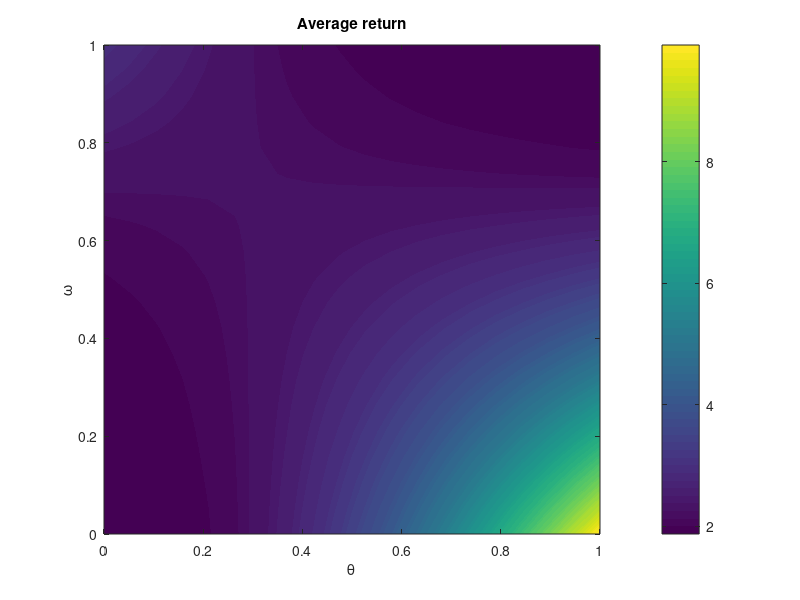
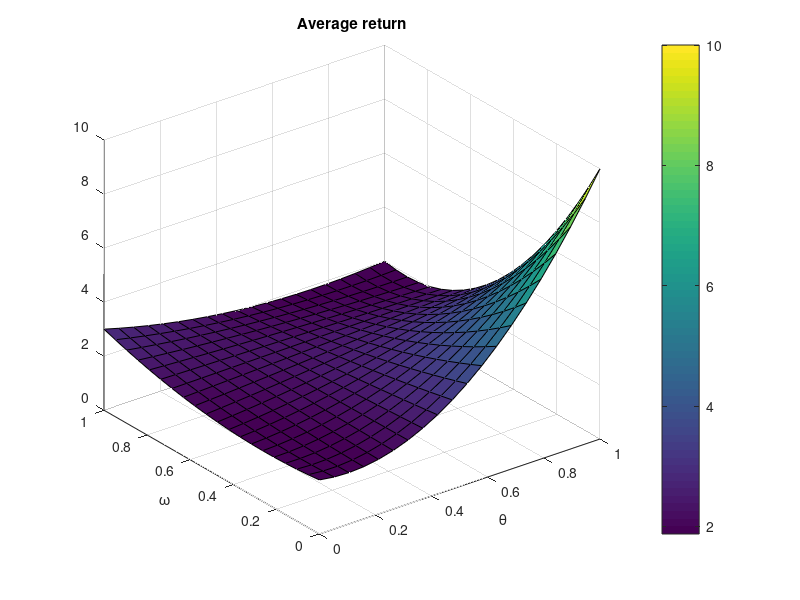

These figures' MATLAB source, in order: (Note: this script raises an error after producing the figures.)
clear all
close all
clc

par = 0.5;

low = 2;
high1 = 10;
high2 = 8;

R = [[low, 0]; 
     [low, 0];
     [low, high1];
     [low, high2]];

     
fP = @(omega) [[omega, 1-omega];
                 [1-omega*par, omega*par];
                 [omega, 1-omega];
                 [1-omega*par, omega*par]];

fpi = @(theta) [[theta, 1-theta, 0, 0];      
                [0, 0, theta, 1-theta]];

fpi2 = @(theta) [[theta, 1-theta]; 
                 [theta, 1-theta]];
  
n_states = 2;
n_actions = 2;
%% Plot of the avg reward

n = 20;
T = linspace(0, 1, n);
O = linspace(0, 1, n);
J = zeros(n);

for i = 1:n
    for j = 1:n
        omega = O(i);
        theta = T(j);
        
        P = fP(omega);
        pi = fpi(theta);
        %The stationary distribution is the eigenvector associated to the
        %eigenvalue 1
        [V, D] = eig((pi * P)');
        [~, index] = max(diag(D));
        mu = V(:, index)/ sum(V(:, index));
        mu_pi = pi' * mu;
        p = P .* repmat(mu_pi, 1, n_states);
        J(i,j) = sum(sum(p .* R));
    end
end

[T, O] = meshgrid(T, O);

%Contour plot
f = figure();
[C, h] = contourf(T, O, J, 100);
set(h,'LineColor','none');
colorbar;
title('Average return');
xlabel('\theta');
ylabel('\omega');

%Surface
figure();
surf(T, O, J);
colorbar;
title('Average return');
xlabel('\theta');
ylabel('\omega');

%% REPS

theta = 0.2; 
omega = 0.8;

%One-hot encoding features
phi = eye(n_states);

epsilon = 2;
phi_s = repelem(phi, n_actions*n_states, 1);
phi_sprime = repmat(phi, n_actions*n_states, 1);
options = optimoptions('fmincon', 'Display','off');

T = [];
O = [];

%\eta must be non-negative!
lb = [0, -inf, -inf];
ub = [inf, inf, inf];
for i = 1:20
    
    T = [T, theta];
    O = [O, omega];
    
    P = fP(omega);
    pi = fpi(theta);
    [V, D] = eig((pi * P)');
    [~, index] = max(diag(D));
    mu = V(:, index)/ sum(V(:, index));
    mu_pi = pi' * mu;
    p = P .* repmat(mu_pi, 1, n_states);
    J = sum(sum(p .* R));
    
    fprintf('Before \t theta=%.3g \t omega=%.3g \t J=%.3g\n', theta, omega, J);
    
    pt = p';
    Rt = R';
    g = @(x) 1/x(1) * log(pt(:)' * exp(epsilon + x(1) * (Rt(:) + (phi_sprime - phi_s) * x(2:end)')));

    [x, fval, exitflag, output] = fmincon(g, [1., 0., 0.], [], [], [], [], lb, ub, [], options);
    eta = 1/x(1);
    xi = x(2:end);

    delta = Rt(:) + (phi_sprime - phi_s) * x(2:end)';
    new_p = pt(:) .* exp(1/eta * delta);
    new_p = new_p / sum(new_p);
    new_p = reshape(new_p,  n_states, n_states*n_actions)';
    new_J = sum(sum(new_p .* R));
    
    temp = reshape(sum(new_p, 2), n_states, n_actions)';
    new_pi2 = temp ./ repmat(sum(temp, 2),1, n_actions);
    
    new_P = new_p ./ repmat(sum(new_p, 2), 1, n_states);
    
    p_s = zeros(n_states, 1);
    new_pi = zeros(n_states, n_states*n_actions);
    for s = 1:n_states
        p_s(s) = sum(sum(p((s-1)*n_actions+1:s*n_actions, :)));
        new_pi(s, (s-1)*n_actions+1:s*n_actions) = new_pi2(s, :);
    end
    
    %{
    %Likelihood policy and model separated
    p_sa = repmat(p_s, 1, n_actions) .* new_pi2;
    ll_pi = @(x) -sum(sum(p_sa .* new_pi2 .* log(fpi2(x))));
    ll_P = @(x) -sum(sum(new_p .* log(fP(x))));
    [theta, fval, exitflag, output] = fmincon(ll_pi, theta, [], [], [], [], 0, 1, [], options);
    [omega, fval, exitflag, output] = fmincon(ll_P, omega, [], [], [], [], 0, 1, [], options);
    
    
    %Likelihood policy and model joint (state kernel)
    new_Ppi = new_pi * new_P;
    ll = @(x) -sum(sum(repmat(p_s, 1, n_actions) .* new_Ppi .* log(fpi(x(2)) * fP(x(1)))));
    [x, fval, exitflag, output] = fmincon(ll, [omega, theta], [], [], [], [], [0,0], [1,1], [], options);
    omega = x(1);
    theta = x(2);
    %}
    
    
    %Likelihood on stationary distribution
    % mu = mu pi P
    new_Ppi = new_pi * new_P;
    [V, D] = eig((pi * P)');
    [~, index] = max(diag(D));
    new_mu = V(:, index)/ sum(V(:, index));
    %ceq = @(x) [0, norm(x(3:end) - x(3:end) * fpi(x(2)) * fP(x(1)))];
    ll = @(x) -sum(sum(new_p .* log(fP(x(1)) .* repmat(fpi(x(2))' * x(3:end)', 1, n_states)))); 
    x = fmincon(ll, [omega, theta, new_mu'], [], [], [0, 0, ones(1, n_states)], 1, [0,0, zeros(1, n_states)], [1,1, ones(1, n_states)], [], options);
    omega = x(1);
    theta = x(2);
    
    
    fprintf('After \t theta=%.3g \t omega=%.3g \t J=%.3g\n', theta, omega, new_J);
    
    
end

figure;
plot(T, O, '-or');
xlim([0, 1]);
ylim([0, 1]);
title('Updates');
xlabel('\theta');
ylabel('\omega');

%% Gradient